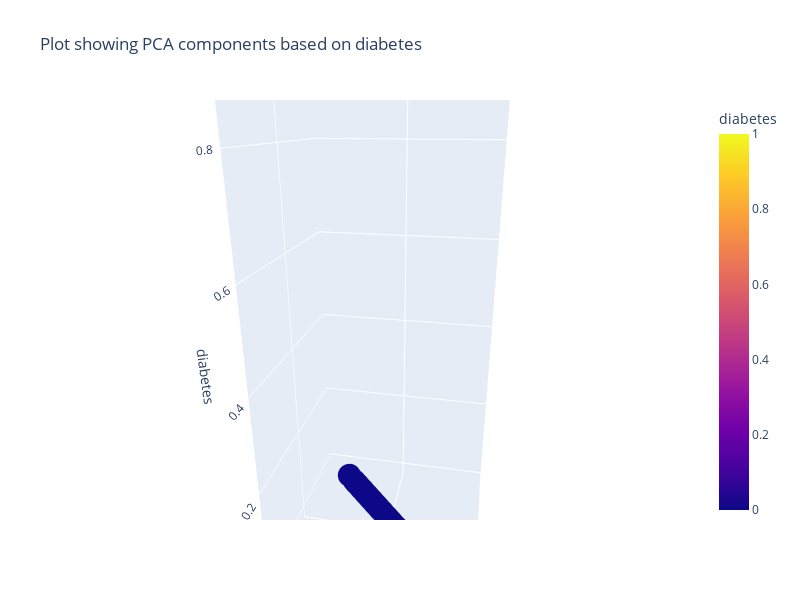

Notebook cell for this chart:
### Code cell
# Visualizing  first 2 PCA components based on diabetes using plotly in 3d

# import plotly.express as px
fig = px.scatter_3d(diabetes_df, x='PC_2', y='PC_2', z='diabetes',
              color='diabetes',
                 width=800,height=600,title = 'Plot showing PCA components based on diabetes')
fig.show()

### Figure 1 — Plotly figure (JSON) as saved in the notebook; plotly's stock layout.template omitted (floating-point values rounded to 4 significant figures; data arrays with more than 128 entries replaced by an {"elided": "..."} marker saying what was removed)
{"data": [{"hovertemplate": "PC_2=%{y}<br>diabetes=%{marker.color}<extra></extra>", "legendgroup": "", "marker": {"color": {"elided": "442 int values"}, "coloraxis": "coloraxis", "symbol": "circle"}, "mode": "markers", "name": "", "scene": "scene", "showlegend": false, "type": "scatter3d", "x": {"elided": "442 float values"}, "y": {"elided": "442 float values"}, "z": {"elided": "442 int values"}}], "layout": {"coloraxis": {"colorbar": {"title": {"text": "diabetes"}}, "colorscale": [[0, "#0d0887"], [0.1111, "#46039f"], [0.2222, "#7201a8"], [0.3333, "#9c179e"], [0.4444, "#bd3786"], [0.5556, "#d8576b"], [0.6667, "#ed7953"], [0.7778, "#fb9f3a"], [0.8889, "#fdca26"], [1, "#f0f921"]]}, "height": 600, "legend": {"tracegroupgap": 0}, "scene": {"aspectmode": "auto", "aspectratio": {"x": 0.7222, "y": 0.7222, "z": 1.917}, "camera": {"center": {"x": 0, "y": 0, "z": 0}, "eye": {"x": 1.59, "y": 0.3168, "z": 0.6112}, "projection": {"type": "perspective"}, "up": {"x": 0, "y": 0, "z": 1}}, "domain": {"x": [0, 1], "y": [0, 1]}, "xaxis": {"title": {"text": "PC_2"}, "type": "linear"}, "yaxis": {"title": {"text": "PC_2"}, "type": "linear"}, "zaxis": {"title": {"text": "diabetes"}, "type": "linear"}}, "title": {"text": "Plot showing PCA components based on diabetes"}, "width": 800}}
